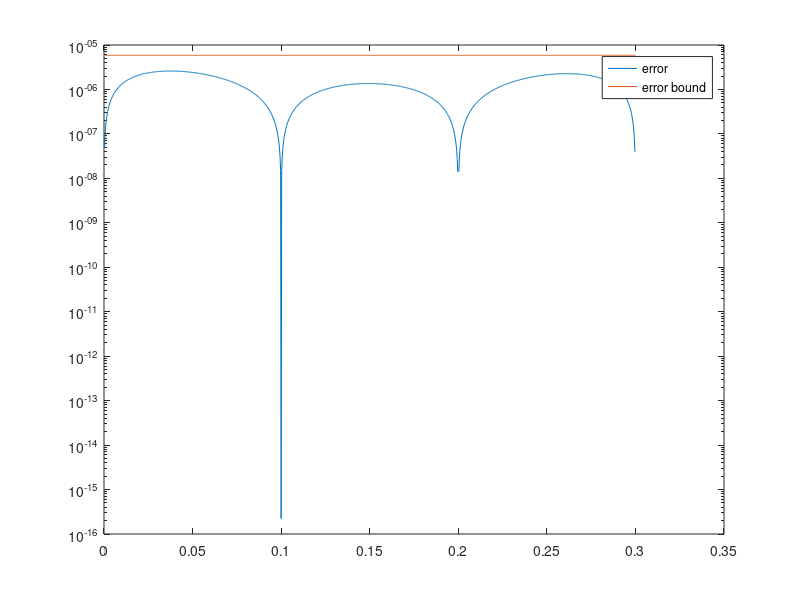

Write MATLAB code to recreate this figure.
clear all; close all;
n = 3;
% degree = 2;
a = 0; b = 0.3;
x = linspace(a,b,n+1);
f = @(x) sqrt(x+1);
p = polyfit(x,f(x), n);

xx = linspace(0, 0.3, 1000);
error = abs(f(xx)- polyval(p,xx));

approx1 = polyval(p,0.05)
error1 = abs(f(0.05) - approx1)
approx2 = polyval(p,0.15)
error2 = abs(f(0.15) - approx2)

h  = (b-a)/n;
M = 15/16;
ons = ones(length(xx), 1);
error_bound =  M / (4*(n+1)) * h^(n+1)
semilogy(xx, error, xx, error_bound*ons)
legend('error', 'error bound')

